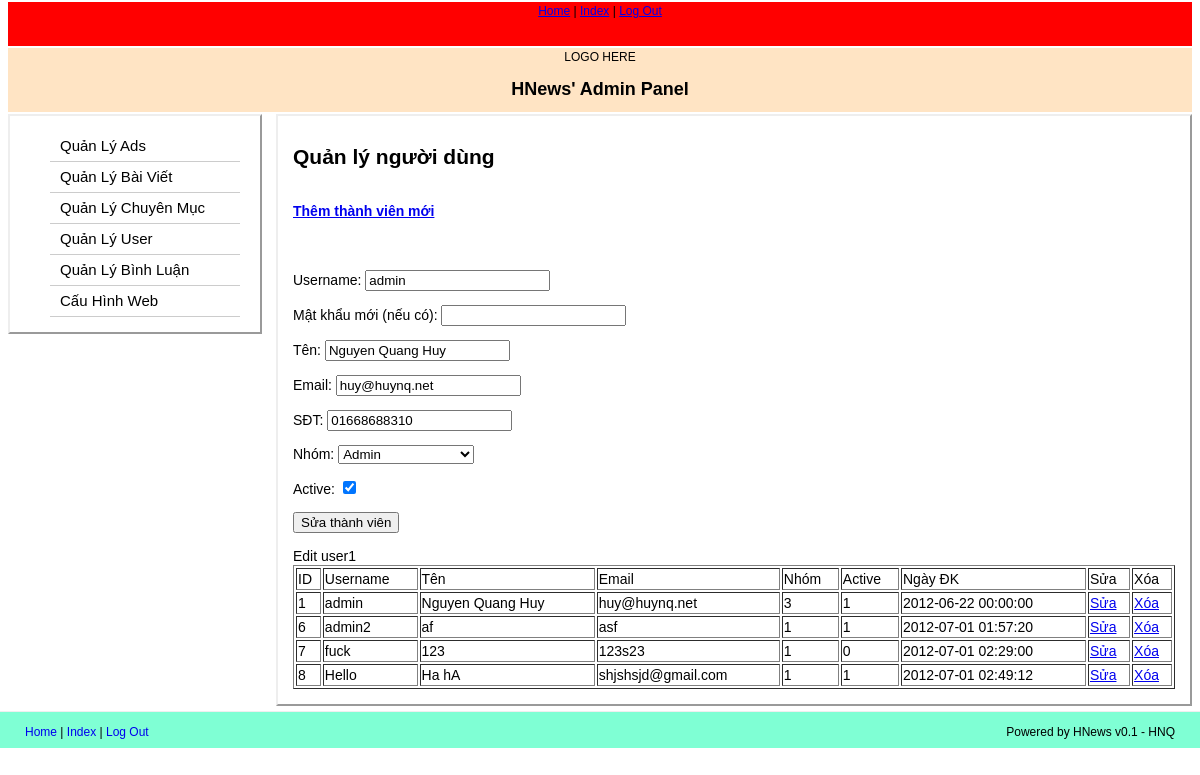
Screenshot of /assmin/index.php?admin=users&do=edituser&userid=1 (signed in) with the database file from the repository.
### tables this page shows
CREATE TABLE IF NOT EXISTS `user` (
  `id` int(11) NOT NULL AUTO_INCREMENT,
  `username` varchar(255) NOT NULL,
  `password` varchar(255) NOT NULL,
  `name` varchar(250) NOT NULL,
  `email` varchar(255) NOT NULL,
  `phone` varchar(255) DEFAULT NULL,
  `reg_date` datetime NOT NULL,
  `ip` varchar(255) NOT NULL DEFAULT '0.0.0.0',
  `group` tinyint(4) NOT NULL DEFAULT '1',
  `status` int(100) NOT NULL DEFAULT '0',
  PRIMARY KEY (`id`),
  UNIQUE KEY `email` (`email`),
  UNIQUE KEY `username` (`username`)
);

### assmin/userf/function.php (the view, shortened to what this page needs)
<?php
function showuser() {
        ?>
        <table width="100%" border="1">
        <tr>
                <td>ID</td>
                <td>Username</td>
                <td>Tên</td>
                <td>Email</td>
                <td>Nhóm</td>
                <td>Active</td>
                <td>Ngày ĐK</td>
                <td>Sửa</td>
                <td>Xóa</td>
        </tr>
<?php
$queryuser = "SELECT * FROM user";
$resultuser = mysql_query($queryuser) or die(mysql_error());
while($row = mysql_fetch_array($resultuser)) {
        echo "<tr>";
        echo "<td>".$row['id']."</td>";
        echo "<td>".$row['username']."</td>";
        echo "<td>".$row['name']."</td>";
        echo "<td>".$row['email']."</td>";
        echo "<td>".$row['group']."</td>";
        echo "<td>".$row['status']."</td>";
        echo "<td>".$row['reg_date']."</td>";
        echo "<td><a href='index.php?admin=users&do=edituser&userid=".$row['id']."'>Sửa</a></td>";
        echo "<td><a href='index.php?admin=users&do=deleteuser&userid=".$row['id']."'>Xóa</a></td>";
        echo "</tr>";
}
?>
</table>
<?php
}
function edituser($id) {
        $queryuser = "SELECT * FROM user WHERE id=".$id;
        $resultuser = mysql_query($queryuser) or die(mysql_error());
        while($row = mysql_fetch_array($resultuser)) {
                $username = $row['username'];
                $name = $row['name'];
                $email = $row['email'];
                $group = $row['group'];
                $status = $row['status'];
                $phone = $row['phone'];
        }
        include('formedit.php');
        echo "Edit user".$id;
}
?>

### assmin/userf/formedit.php (shortened to what this page needs)
<form action='index.php?admin=users&do=save' method='post'>
<p>Username: <input type="text" name="username2" value="<?php echo $username; ?>"></p>
<p>Mật khẩu mới (nếu có): <input type="password" name="newpassword"></p>
<p>Tên: <input type="text" name="fullname" value="<?php echo $name; ?>"></p>
<p>Email: <input type="text" name="email" value="<?php echo $email; ?>"></p>
<p>SĐT: <input type="text" name="phone" value="<?php echo $phone; ?>"></p>
<p>Nhóm: <select name="group">
	<?php
	if($group == 1) {
		echo "<option value='1' selected>Thành viên thường</option>
	<option value='3'>Admin</option>";
	} else {
		echo "<option value='1'>Thành viên thường</option>
	<option value='3' selected>Admin</option>";
	}
	?>
</select>
</p>
<?php
	if($status == 1) {
		echo "<p>Active: <input type='checkbox' name='status' checked></p>";
	} else {
		echo "<p>Active: <input type='checkbox' name='status'></p>";
	}
?>
<p><input type="submit" value="Sửa thành viên"></p>
</form>

### css/styles.css (style rules this page uses)
body { font-family: Arial, Tahoma, Calibri, Sans-serif; font-size: 12px; text-align: center; }
html, body { margin: 0px; padding: 0px; }

### rows the page displays
user: username2 "admin", fullname "Nguyen Quang Huy", email "huy@huynq.net", phone "01668688310", group "Admin", id "1", username "admin", name "Nguyen Quang Huy", group "3", status "1", reg_date "2012-06-22 00:00:00"
user: id "6", username "admin2", name "af", email "asf", group "1", status "1", reg_date "2012-07-01 01:57:20"
user: id "7", username "fuck", name "123", email "123s23", group "1", status "0", reg_date "2012-07-01 02:29:00"
user: id "8", username "Hello", name "Ha hA", email "shjshsjd@gmail.com", group "1", status "1", reg_date "2012-07-01 02:49:12"

### other values shown
$id "1"
